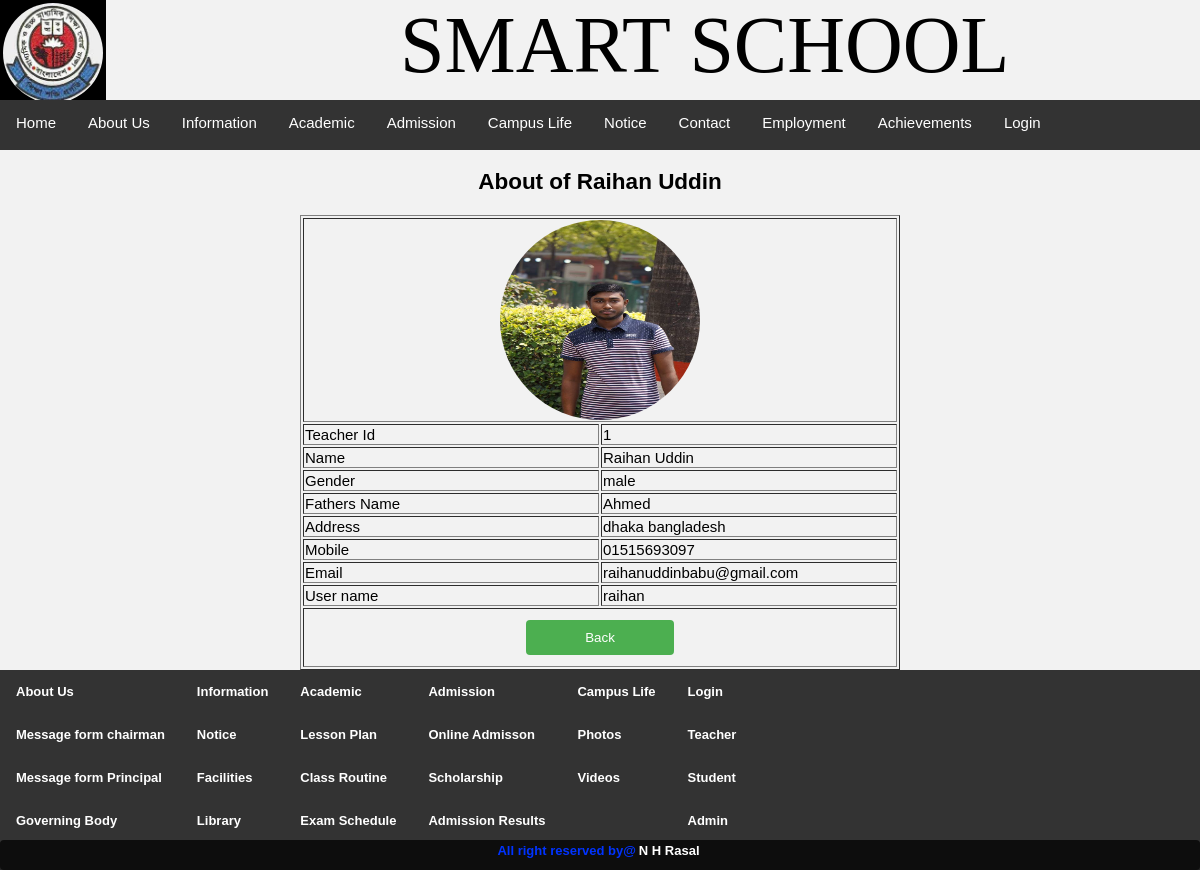
/tdetails.php?tchr_id=1, run on the app's committed database.
### tables this page shows
CREATE TABLE `teacherinfo` (
  `tchr_id` int(10) NOT NULL,
  `tname` varchar(50) NOT NULL,
  `tfname` varchar(50) NOT NULL,
  `address` varchar(100) NOT NULL,
  `mnumber` varchar(50) NOT NULL,
  `email` varchar(50) NOT NULL,
  `eduqf` varchar(100) NOT NULL,
  `gender` enum('male','female','others') NOT NULL,
  `uname` varchar(50) NOT NULL,
  `password` varchar(100) NOT NULL,
  `action` varchar(50) NOT NULL,
  `img_name` varchar(50) NOT NULL,
  `img_path` varchar(50) NOT NULL,
  `img_type` varchar(50) NOT NULL
);

### tdetails.php (the view, shortened to what this page needs)
<!DOCTYPE html PUBLIC "-//W3C//DTD XHTML 1.0 Transitional//EN" "http://www.w3.org/TR/xhtml1/DTD/xhtml1-transitional.dtd">
<html xmlns="http://www.w3.org/1999/xhtml">
<head>
<link rel="stylesheet" type="text/css" href="css/style.css">
</head>
<body>
<div id="header">
<?php include("top/topheader.php"); ?>
</div>
<div id="menu">
<?php include("menu/menu.php");   ?>
</div>
<div  id="cont">
<tr>
<?php
include("database/config.php");
$tid=$_GET['tchr_id'];
$sql=" SELECT * FROM teacherinfo WHERE tchr_id='$tid' ";
$query=mysqli_query($myconn,$sql);
while($row=mysqli_fetch_array($query))
{
$tid=$row['tchr_id'];
$image=$row['img_path'];
$fname=$row['tfname'];
$addr=$row['address'];
$eml=$row['email'];
$gdr=$row['gender'];
$name=$row['tname'];
$mobile=$row['mnumber'];
$user=$row['uname'];
?>
<center><div>
<table  width="50%" border="">
      <h2 >About of <?php echo $name;?></h2>
   <h4><b><tr><td width="200px" colspan="2"><center><img src="admin/image/<?php echo $image; ?>" style=" width: 200px; height:200px; border-radius:200px" ></center></td></tr>
<h4><b><tr><td width="100px">Teacher Id </td><td width="200px"><?php echo $tid; ?></td></tr>
<tr><td width="100px"> Name </td><td width="200px"><?php echo $name; ?> </td></tr>
<tr><td width="100px"> Gender </td><td width="200px"><?php echo $gdr; ?></td></tr>
<tr><td width="200px"> Fathers Name </td><td width="200px"><?php echo $fname; ?></td></tr>
<tr><td width="100px">  Address  </td><td width="200px"><?php echo $addr; ?></td></tr>
<tr><td width="100px">Mobile </td><td width="200px"><?php echo $mobile; ?></td></tr>
<tr><td width="100px">Email </td><td width="200px"><?php echo $eml; ?></td></tr>
<tr><td width="100px">User name </td><td width="200px"><?php echo $user; ?></td></tr>
<tr><td width="200px" colspan="2"><center><form action="teacherinfo.php"><input type="submit"  name="" value="Back" /></form></center></td></tr>
</b>
</h4></table></div></center>
<?php
}
?>
</tr></table>
<tr><td><div id="footer">
<?php include("footer/footer2.php");   ?>
<div id="footer2">
<?php include("footer/footer.php");   ?>
</div>
</div></tr></td>
</div>
</body>
</html>

### css/style.css (style rules this page uses)
#header { height:100px; width:100%; top:0px; left:0px; position:absolute; background-color:#f2f2f2; }
* { box-sizing: border-box; }
body { font-family: Verdana, sans-serif; }
img { vertical-align: middle; }
#menu { width:100%; height:50px; top:100px; left:0px; background-color:#333; position:absolute; font-size:15px; color:black; }
#cont { background-color: #f2f2f2; height:auto; left:0px; top:150px; position:absolute; width:100%; font-size:15px; }
#footer { top:auto; background-color:#262626; position:absolute; color:#990; text-align:center; height:200px; width:100%; left:0px; font-size:13px; }
#footer2 { top:170px; background-color:#0D0D0D; height:30px; width:100%; position:absolute; left:0px; color:#03F; text-align:center; border-radius: 4px; box-sizing: border-box; }
input[type=submit] { width: 25%; background-color: #4CAF50; color: white; padding: 10px 20px; margin: 10px 0; border-radius: 4px; border: none; cursor: pointer; }

### tdetails.php (style rules this page uses)
body { margin:25px; }

### data on the page
teacherinfo: tname "Raihan Uddin", img_path (picture), tchr_id "1", gender "male", tfname "Ahmed", address "dhaka bangladesh", mnumber "01515693097", email "raihanuddinbabu@gmail.com", uname "raihan"
